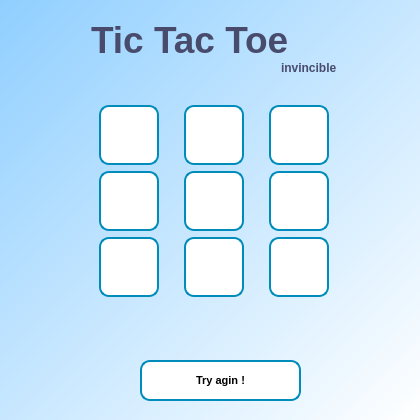
<?xml version="1.0" encoding="UTF-8"?>
<ui version="4.0">
 <class>TictactoeView</class>
 <widget class="QMainWindow" name="TictactoeView">
  <property name="geometry">
   <rect>
    <x>0</x>
    <y>0</y>
    <width>420</width>
    <height>420</height>
   </rect>
  </property>
  <property name="minimumSize">
   <size>
    <width>420</width>
    <height>420</height>
   </size>
  </property>
  <property name="maximumSize">
   <size>
    <width>420</width>
    <height>420</height>
   </size>
  </property>
  <property name="windowTitle">
   <string>TicTacToe ! (invincible mode)</string>
  </property>
  <property name="windowIcon">
   <iconset>
    <normaloff>icon.png</normaloff>icon.png</iconset>
  </property>
  <property name="styleSheet">
   <string notr="true">QWidget#main_widget{
background-color: qlineargradient(spread:pad, x1:0, y1:0, x2:1, y2:1, stop:0 rgba(144, 207, 255, 255), stop:1 rgba(255, 255, 255, 255));
}

QPushButton {
  background-color: white; 
  color: black; 
  border: 2px solid #008CBA;
  font-size:11px;
  font-weight:bold;
  border-radius: 10px;
}
QPushButton:hover {
  background-color: #008CBA;
  color: white;
}

QLineEdit{
  border-radius: 10px;
}</string>
  </property>
  <widget class="QWidget" name="main_widget">
   <widget class="QLabel" name="tictactoe_label">
    <property name="geometry">
     <rect>
      <x>91</x>
      <y>20</y>
      <width>422</width>
      <height>39</height>
     </rect>
    </property>
    <property name="font">
     <font>
      <family>Arial</family>
      <pointsize>28</pointsize>
      <weight>75</weight>
      <bold>true</bold>
     </font>
    </property>
    <property name="styleSheet">
     <string notr="true">color: rgb(72, 75, 108);</string>
    </property>
    <property name="text">
     <string>Tic Tac Toe</string>
    </property>
   </widget>
   <widget class="QLabel" name="invincible_label">
    <property name="geometry">
     <rect>
      <x>281</x>
      <y>60</y>
      <width>121</width>
      <height>16</height>
     </rect>
    </property>
    <property name="font">
     <font>
      <pointsize>9</pointsize>
      <weight>75</weight>
      <bold>true</bold>
     </font>
    </property>
    <property name="styleSheet">
     <string notr="true">color: rgb(72, 75, 108);</string>
    </property>
    <property name="text">
     <string>invincible</string>
    </property>
   </widget>
   <widget class="QPushButton" name="try_again_button">
    <property name="geometry">
     <rect>
      <x>140</x>
      <y>360</y>
      <width>161</width>
      <height>41</height>
     </rect>
    </property>
    <property name="text">
     <string>Try agin !</string>
    </property>
   </widget>
   <widget class="QWidget" name="verticalLayoutWidget">
    <property name="geometry">
     <rect>
      <x>80</x>
      <y>105</y>
      <width>271</width>
      <height>251</height>
     </rect>
    </property>
    <layout class="QVBoxLayout" name="verticalLayout">
     <item>
      <layout class="QGridLayout" name="gridLayout">
       <item row="0" column="0">
        <widget class="QPushButton" name="push_button_0_0">
         <property name="minimumSize">
          <size>
           <width>60</width>
           <height>60</height>
          </size>
         </property>
         <property name="maximumSize">
          <size>
           <width>60</width>
           <height>60</height>
          </size>
         </property>
         <property name="text">
          <string/>
         </property>
        </widget>
       </item>
       <item row="1" column="1">
        <widget class="QPushButton" name="push_button_1_1">
         <property name="minimumSize">
          <size>
           <width>60</width>
           <height>60</height>
          </size>
         </property>
         <property name="maximumSize">
          <size>
           <width>60</width>
           <height>60</height>
          </size>
         </property>
         <property name="text">
          <string/>
         </property>
        </widget>
       </item>
       <item row="2" column="2">
        <widget class="QPushButton" name="push_button_2_2">
         <property name="minimumSize">
          <size>
           <width>60</width>
           <height>60</height>
          </size>
         </property>
         <property name="maximumSize">
          <size>
           <width>60</width>
           <height>60</height>
          </size>
         </property>
         <property name="text">
          <string/>
         </property>
        </widget>
       </item>
       <item row="1" column="2">
        <widget class="QPushButton" name="push_button_1_2">
         <property name="minimumSize">
          <size>
           <width>60</width>
           <height>60</height>
          </size>
         </property>
         <property name="maximumSize">
          <size>
           <width>60</width>
           <height>60</height>
          </size>
         </property>
         <property name="text">
          <string/>
         </property>
        </widget>
       </item>
       <item row="1" column="0">
        <widget class="QPushButton" name="push_button_1_0">
         <property name="minimumSize">
          <size>
           <width>60</width>
           <height>60</height>
          </size>
         </property>
         <property name="maximumSize">
          <size>
           <width>60</width>
           <height>60</height>
          </size>
         </property>
         <property name="text">
          <string/>
         </property>
        </widget>
       </item>
       <item row="2" column="1">
        <widget class="QPushButton" name="push_button_2_1">
         <property name="minimumSize">
          <size>
           <width>60</width>
           <height>60</height>
          </size>
         </property>
         <property name="maximumSize">
          <size>
           <width>60</width>
           <height>60</height>
          </size>
         </property>
         <property name="text">
          <string/>
         </property>
        </widget>
       </item>
       <item row="2" column="0">
        <widget class="QPushButton" name="push_button_2_0">
         <property name="minimumSize">
          <size>
           <width>60</width>
           <height>60</height>
          </size>
         </property>
         <property name="maximumSize">
          <size>
           <width>60</width>
           <height>60</height>
          </size>
         </property>
         <property name="text">
          <string/>
         </property>
        </widget>
       </item>
       <item row="0" column="1">
        <widget class="QPushButton" name="push_button_0_1">
         <property name="minimumSize">
          <size>
           <width>60</width>
           <height>60</height>
          </size>
         </property>
         <property name="maximumSize">
          <size>
           <width>60</width>
           <height>60</height>
          </size>
         </property>
         <property name="text">
          <string/>
         </property>
        </widget>
       </item>
       <item row="0" column="2">
        <widget class="QPushButton" name="push_button_0_2">
         <property name="minimumSize">
          <size>
           <width>60</width>
           <height>60</height>
          </size>
         </property>
         <property name="maximumSize">
          <size>
           <width>60</width>
           <height>60</height>
          </size>
         </property>
         <property name="text">
          <string/>
         </property>
        </widget>
       </item>
      </layout>
     </item>
     <item>
      <widget class="QLabel" name="info_label">
       <property name="font">
        <font>
         <pointsize>9</pointsize>
         <weight>75</weight>
         <bold>true</bold>
        </font>
       </property>
       <property name="layoutDirection">
        <enum>Qt::LeftToRight</enum>
       </property>
       <property name="styleSheet">
        <string notr="true">color: rgb(72, 75, 108);</string>
       </property>
       <property name="text">
        <string/>
       </property>
       <property name="alignment">
        <set>Qt::AlignCenter</set>
       </property>
      </widget>
     </item>
    </layout>
   </widget>
  </widget>
 </widget>
 <resources/>
 <connections/>
</ui>
